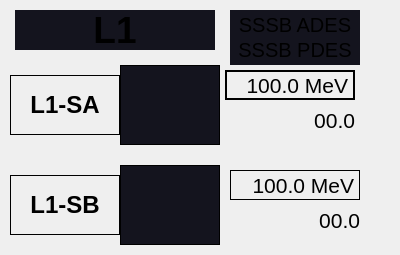
   <widget class="QFrame" name="area_L1">
    <property name="geometry">
     <rect>
      <x>10</x>
      <y>525</y>
      <width>400</width>
      <height>255</height>
     </rect>
    </property>
    <property name="styleSheet">
     <string notr="true">QFrame#area_L1 {
background-color: rgb(20, 20, 30);
border-radius: 5px;
}
QFrame#cont_L1SA {
background-color: rgb(20, 20, 30);
}
QFrame#cont_L1SB {
background-color: rgb(20, 20, 30);
}</string>
    </property>
    <property name="frameShape">
     <enum>QFrame::NoFrame</enum>
    </property>
    <widget class="QLabel" name="label_L1SA">
     <property name="geometry">
      <rect>
       <x>10</x>
       <y>75</y>
       <width>110</width>
       <height>60</height>
      </rect>
     </property>
     <property name="font">
      <font>
       <pointsize>18</pointsize>
       <weight>75</weight>
       <bold>true</bold>
      </font>
     </property>
     <property name="frameShape">
      <enum>QFrame::Box</enum>
     </property>
     <property name="text">
      <string>L1-SA</string>
     </property>
     <property name="alignment">
      <set>Qt::AlignCenter</set>
     </property>
    </widget>
    <widget class="QLabel" name="label_L1SB">
     <property name="geometry">
      <rect>
       <x>10</x>
       <y>175</y>
       <width>110</width>
       <height>60</height>
      </rect>
     </property>
     <property name="font">
      <font>
       <pointsize>18</pointsize>
       <weight>75</weight>
       <bold>true</bold>
      </font>
     </property>
     <property name="frameShape">
      <enum>QFrame::Box</enum>
     </property>
     <property name="text">
      <string>L1-SB</string>
     </property>
     <property name="alignment">
      <set>Qt::AlignCenter</set>
     </property>
    </widget>
    <widget class="QFrame" name="cont_L1SA">
     <property name="geometry">
      <rect>
       <x>120</x>
       <y>65</y>
       <width>100</width>
       <height>80</height>
      </rect>
     </property>
     <property name="styleSheet">
      <string notr="true">QFrame {
background-color: rgb(20, 20, 30);
}</string>
     </property>
     <property name="frameShape">
      <enum>QFrame::Box</enum>
     </property>
     <property name="frameShadow">
      <enum>QFrame::Plain</enum>
     </property>
    </widget>
    <widget class="QFrame" name="cont_L1SB">
     <property name="geometry">
      <rect>
       <x>120</x>
       <y>165</y>
       <width>100</width>
       <height>80</height>
      </rect>
     </property>
     <property name="styleSheet">
      <string notr="true">QFrame {
background-color: rgb(20, 20, 30);
}</string>
     </property>
     <property name="frameShape">
      <enum>QFrame::Box</enum>
     </property>
     <property name="frameShadow">
      <enum>QFrame::Plain</enum>
     </property>
    </widget>
    <widget class="PyDMLabel" name="pwr_gun_5">
     <property name="geometry">
      <rect>
       <x>225</x>
       <y>70</y>
       <width>130</width>
       <height>30</height>
      </rect>
     </property>
     <property name="maximumSize">
      <size>
       <width>130</width>
       <height>40</height>
      </size>
     </property>
     <property name="font">
      <font>
       <pointsize>16</pointsize>
      </font>
     </property>
     <property name="toolTip">
      <string/>
     </property>
     <property name="styleSheet">
      <string notr="true">PyDMLabel {
  border-radius: 2px;
}
PyDMLabel[alarmSensitiveBorder=&quot;true&quot;][alarmSeverity=&quot;0&quot;] {
  background-color: rgb(0,0,10);
  color: rgb(144,194,255);
}
PyDMLabel[alarmSensitiveBorder=&quot;true&quot;][alarmSeverity=&quot;1&quot;] {
  background-color: rgb(0,0,10);
  color: rgb(255,255,0);
}

PyDMLabel[alarmSensitiveBorder=&quot;true&quot;][alarmSeverity=&quot;2&quot;] {
  background-color: rgb(255,0,0);
  color: rgb(255,255,255);
}

PyDMLabel[alarmSensitiveBorder=&quot;true&quot;][alarmSeverity=&quot;3&quot;] {
  background-color: rgb(192,0,255);
  color: rgb(255,255,0);
}

PyDMLabel[alarmSensitiveBorder=&quot;true&quot;][alarmSeverity=&quot;4&quot;] {
  color: rgb(218,218,218);
  background-color: rgb(25,25,25);
}</string>
     </property>
     <property name="frameShape">
      <enum>QFrame::WinPanel</enum>
     </property>
     <property name="frameShadow">
      <enum>QFrame::Plain</enum>
     </property>
     <property name="text">
      <string>100.0 MeV</string>
     </property>
     <property name="alignment">
      <set>Qt::AlignRight|Qt::AlignTrailing|Qt::AlignVCenter</set>
     </property>
     <property name="margin">
      <number>3</number>
     </property>
     <property name="precision" stdset="0">
      <number>1</number>
     </property>
     <property name="showUnits" stdset="0">
      <bool>true</bool>
     </property>
     <property name="precisionFromPV" stdset="0">
      <bool>false</bool>
     </property>
     <property name="alarmSensitiveContent" stdset="0">
      <bool>false</bool>
     </property>
     <property name="alarmSensitiveBorder" stdset="0">
      <bool>true</bool>
     </property>
     <property name="PyDMToolTip" stdset="0">
      <string/>
     </property>
     <property name="channel" stdset="0">
      <string>KLYS:LI11:11:SSSB_ADES</string>
     </property>
     <property name="enableRichText" stdset="0">
      <bool>false</bool>
     </property>
    </widget>
    <widget class="PyDMLabel" name="phi_gun_5">
     <property name="geometry">
      <rect>
       <x>225</x>
       <y>105</y>
       <width>130</width>
       <height>30</height>
      </rect>
     </property>
     <property name="maximumSize">
      <size>
       <width>130</width>
       <height>40</height>
      </size>
     </property>
     <property name="font">
      <font>
       <pointsize>16</pointsize>
      </font>
     </property>
     <property name="toolTip">
      <string/>
     </property>
     <property name="styleSheet">
      <string notr="true">PyDMLabel {
  border-radius: 2px;
}
PyDMLabel[alarmSensitiveBorder=&quot;true&quot;][alarmSeverity=&quot;0&quot;] {
  background-color: rgb(0,0,10);
  color: rgb(144,194,255);
}
PyDMLabel[alarmSensitiveBorder=&quot;true&quot;][alarmSeverity=&quot;1&quot;] {
  background-color: rgb(0,0,10);
  color: rgb(255,255,0);
}

PyDMLabel[alarmSensitiveBorder=&quot;true&quot;][alarmSeverity=&quot;2&quot;] {
  background-color: rgb(255,0,0);
  color: rgb(255,255,255);
}

PyDMLabel[alarmSensitiveBorder=&quot;true&quot;][alarmSeverity=&quot;3&quot;] {
  background-color: rgb(192,0,255);
  color: rgb(255,255,0);
}

PyDMLabel[alarmSensitiveBorder=&quot;true&quot;][alarmSeverity=&quot;4&quot;] {
  color: rgb(218,218,218);
  background-color: rgb(25,25,25);
}</string>
     </property>
     <property name="text">
      <string>00.0</string>
     </property>
     <property name="alignment">
      <set>Qt::AlignRight|Qt::AlignTrailing|Qt::AlignVCenter</set>
     </property>
     <property name="margin">
      <number>3</number>
     </property>
     <property name="precision" stdset="0">
      <number>1</number>
     </property>
     <property name="showUnits" stdset="0">
      <bool>false</bool>
     </property>
     <property name="precisionFromPV" stdset="0">
      <bool>false</bool>
     </property>
     <property name="alarmSensitiveContent" stdset="0">
      <bool>true</bool>
     </property>
     <property name="alarmSensitiveBorder" stdset="0">
      <bool>true</bool>
     </property>
     <property name="PyDMToolTip" stdset="0">
      <string/>
     </property>
     <property name="channel" stdset="0">
      <string>KLYS:LI11:21:SSSB_PDES</string>
     </property>
     <property name="enableRichText" stdset="0">
      <bool>false</bool>
     </property>
    </widget>
    <widget class="PyDMLabel" name="pwr_gun_6">
     <property name="geometry">
      <rect>
       <x>230</x>
       <y>170</y>
       <width>130</width>
       <height>30</height>
      </rect>
     </property>
     <property name="maximumSize">
      <size>
       <width>130</width>
       <height>40</height>
      </size>
     </property>
     <property name="font">
      <font>
       <pointsize>16</pointsize>
      </font>
     </property>
     <property name="toolTip">
      <string/>
     </property>
     <property name="styleSheet">
      <string notr="true">PyDMLabel {
  border-radius: 2px;
}
PyDMLabel[alarmSensitiveBorder=&quot;true&quot;][alarmSeverity=&quot;0&quot;] {
  background-color: rgb(0,0,10);
  color: rgb(144,194,255);
}
PyDMLabel[alarmSensitiveBorder=&quot;true&quot;][alarmSeverity=&quot;1&quot;] {
  background-color: rgb(0,0,10);
  color: rgb(255,255,0);
}

PyDMLabel[alarmSensitiveBorder=&quot;true&quot;][alarmSeverity=&quot;2&quot;] {
  background-color: rgb(255,0,0);
  color: rgb(255,255,255);
}

PyDMLabel[alarmSensitiveBorder=&quot;true&quot;][alarmSeverity=&quot;3&quot;] {
  background-color: rgb(192,0,255);
  color: rgb(255,255,0);
}

PyDMLabel[alarmSensitiveBorder=&quot;true&quot;][alarmSeverity=&quot;4&quot;] {
  color: rgb(218,218,218);
  background-color: rgb(25,25,25);
}</string>
     </property>
     <property name="frameShape">
      <enum>QFrame::Box</enum>
     </property>
     <property name="frameShadow">
      <enum>QFrame::Plain</enum>
     </property>
     <property name="text">
      <string>100.0 MeV</string>
     </property>
     <property name="alignment">
      <set>Qt::AlignRight|Qt::AlignTrailing|Qt::AlignVCenter</set>
     </property>
     <property name="margin">
      <number>3</number>
     </property>
     <property name="precision" stdset="0">
      <number>1</number>
     </property>
     <property name="showUnits" stdset="0">
      <bool>true</bool>
     </property>
     <property name="precisionFromPV" stdset="0">
      <bool>false</bool>
     </property>
     <property name="alarmSensitiveContent" stdset="0">
      <bool>false</bool>
     </property>
     <property name="alarmSensitiveBorder" stdset="0">
      <bool>true</bool>
     </property>
     <property name="PyDMToolTip" stdset="0">
      <string/>
     </property>
     <property name="channel" stdset="0">
      <string>KLYS:LI11:21:SSSB_ADES</string>
     </property>
     <property name="enableRichText" stdset="0">
      <bool>false</bool>
     </property>
    </widget>
    <widget class="PyDMLabel" name="phi_gun_6">
     <property name="geometry">
      <rect>
       <x>230</x>
       <y>205</y>
       <width>130</width>
       <height>30</height>
      </rect>
     </property>
     <property name="maximumSize">
      <size>
       <width>130</width>
       <height>40</height>
      </size>
     </property>
     <property name="font">
      <font>
       <pointsize>16</pointsize>
      </font>
     </property>
     <property name="toolTip">
      <string/>
     </property>
     <property name="styleSheet">
      <string notr="true">PyDMLabel {
  border-radius: 2px;
}
PyDMLabel[alarmSensitiveBorder=&quot;true&quot;][alarmSeverity=&quot;0&quot;] {
  background-color: rgb(0,0,10);
  color: rgb(144,194,255);
}
PyDMLabel[alarmSensitiveBorder=&quot;true&quot;][alarmSeverity=&quot;1&quot;] {
  background-color: rgb(0,0,10);
  color: rgb(255,255,0);
}

PyDMLabel[alarmSensitiveBorder=&quot;true&quot;][alarmSeverity=&quot;2&quot;] {
  background-color: rgb(255,0,0);
  color: rgb(255,255,255);
}

PyDMLabel[alarmSensitiveBorder=&quot;true&quot;][alarmSeverity=&quot;3&quot;] {
  background-color: rgb(192,0,255);
  color: rgb(255,255,0);
}

PyDMLabel[alarmSensitiveBorder=&quot;true&quot;][alarmSeverity=&quot;4&quot;] {
  color: rgb(218,218,218);
  background-color: rgb(25,25,25);
}</string>
     </property>
     <property name="text">
      <string>00.0</string>
     </property>
     <property name="alignment">
      <set>Qt::AlignRight|Qt::AlignTrailing|Qt::AlignVCenter</set>
     </property>
     <property name="margin">
      <number>3</number>
     </property>
     <property name="precision" stdset="0">
      <number>1</number>
     </property>
     <property name="showUnits" stdset="0">
      <bool>false</bool>
     </property>
     <property name="precisionFromPV" stdset="0">
      <bool>false</bool>
     </property>
     <property name="alarmSensitiveContent" stdset="0">
      <bool>true</bool>
     </property>
     <property name="alarmSensitiveBorder" stdset="0">
      <bool>true</bool>
     </property>
     <property name="PyDMToolTip" stdset="0">
      <string/>
     </property>
     <property name="channel" stdset="0">
      <string>KLYS:LI11:21:SSSB_PDES</string>
     </property>
     <property name="enableRichText" stdset="0">
      <bool>false</bool>
     </property>
    </widget>
    <widget class="QLabel" name="label_36">
     <property name="geometry">
      <rect>
       <x>230</x>
       <y>35</y>
       <width>130</width>
       <height>30</height>
      </rect>
     </property>
     <property name="font">
      <font>
       <pointsize>15</pointsize>
       <italic>false</italic>
      </font>
     </property>
     <property name="styleSheet">
      <string notr="true">background-color: rgb(20, 20, 30);</string>
     </property>
     <property name="text">
      <string>SSSB PDES</string>
     </property>
     <property name="alignment">
      <set>Qt::AlignCenter</set>
     </property>
     <property name="wordWrap">
      <bool>true</bool>
     </property>
    </widget>
    <widget class="QLabel" name="label_35">
     <property name="geometry">
      <rect>
       <x>230</x>
       <y>10</y>
       <width>130</width>
       <height>30</height>
      </rect>
     </property>
     <property name="font">
      <font>
       <pointsize>15</pointsize>
       <italic>false</italic>
      </font>
     </property>
     <property name="styleSheet">
      <string notr="true">background-color: rgb(20, 20, 30);</string>
     </property>
     <property name="text">
      <string>SSSB ADES</string>
     </property>
     <property name="alignment">
      <set>Qt::AlignCenter</set>
     </property>
     <property name="wordWrap">
      <bool>true</bool>
     </property>
    </widget>
    <widget class="QLabel" name="title_injector_2">
     <property name="geometry">
      <rect>
       <x>15</x>
       <y>10</y>
       <width>200</width>
       <height>40</height>
      </rect>
     </property>
     <property name="maximumSize">
      <size>
       <width>16777215</width>
       <height>60</height>
      </size>
     </property>
     <property name="font">
      <font>
       <pointsize>28</pointsize>
       <weight>75</weight>
       <bold>true</bold>
      </font>
     </property>
     <property name="styleSheet">
      <string notr="true">background-color: rgb(20, 20, 30);
</string>
     </property>
     <property name="text">
      <string>L1</string>
     </property>
     <property name="alignment">
      <set>Qt::AlignCenter</set>
     </property>
    </widget>
   </widget>
